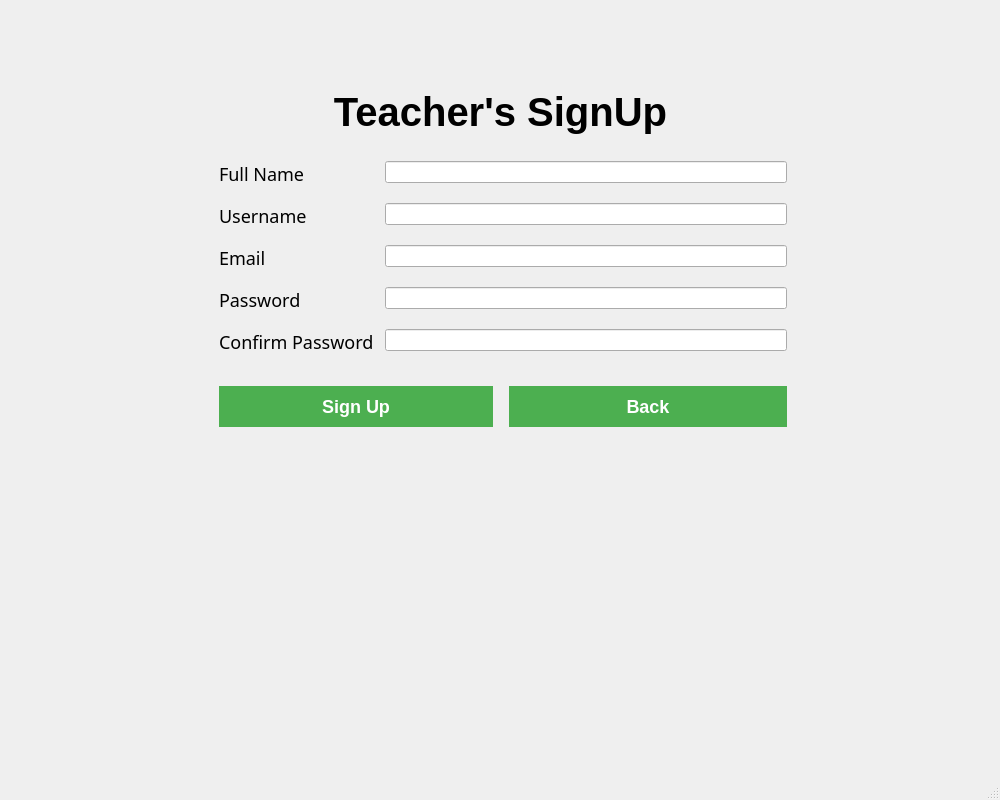
<?xml version="1.0" encoding="UTF-8"?>
<ui version="4.0">
    <class>signupPage</class>
    <widget class="QMainWindow" name="signupPage">
        <property name="geometry">
            <rect>
                <x>100</x>
                <y>100</y>
                <width>1000</width>
                <height>800</height>
            </rect>
        </property>
        <property name="windowTitle">
            <string>Signup</string>
        </property>
        <widget class="QWidget" name="centralwidget">
            <layout class="QGridLayout" name="gridLayout">
                <!-- logo element -->
                <item row="0" column="1" rowspan="2">
                    <widget class="QLabel" name="imageLabel" alignment="Qt::AlignHCenter">
                        <property name="pixmap">
                            <pixmap>../assets/logo.png</pixmap>
                        </property>
                        <property name="alignment">
                            <set>Qt::AlignCenter</set>
                        </property>
                        <property name="styleSheet">
                            <string>
                                QLabel {
                                margin-top: 40px;
                                }
                            </string>
                        </property>
                    </widget>
                </item>
                <item row="2" column="1">
                    <layout class="QFormLayout" name="formLayout">
                        <!-- heading element -->
                        <item row="0" column="0" colspan="2">
                            <widget class="QLabel" name="loginFormLabel">
                                <property name="text">
                                    <string>Teacher's SignUp</string>
                                </property>
                                <property name="alignment">
                                    <set>Qt::AlignCenter</set>
                                </property>
                                <property name="styleSheet">
                                    <string>
                                        QLabel {
                                        margin-top: 20px;
                                        font-size: 40px;
                                        font-weight: bold;
                                        font-family: Arial, sans-serif;
                                        }
                                    </string>
                                </property>
                            </widget>
                        </item>
                        <!-- field elements -->
                        <item row="1" column="0">
                            <widget class="QLabel" name="fullnameLabel">
                                <property name="text">
                                    <string>Full Name</string>
                                </property>
                                <property name="styleSheet">
                                    <string>
                                        QLabel {
                                        margin-top: 20px;
                                        font-size: 18px;
                                        font-family: Ariel, sans-serif;
                                        }
                                    </string>
                                </property>
                            </widget>
                        </item>
                        <item row="1" column="1">
                            <widget class="QLineEdit" name="fullnameLineEdit">
                                <property name="styleSheet">
                                    <string>
                                        QLineEdit {
                                        margin-top: 20px;
                                        font-size: 15px;
                                        min-width: 400px;
                                        max-width: 400px;
                                        }
                                    </string>
                                </property>
                            </widget>
                        </item>
                        <item row="2" column="0">
                            <widget class="QLabel" name="usernameLabel">
                                <property name="text">
                                    <string>Username</string>
                                </property>
                                <property name="styleSheet">
                                    <string>
                                        QLabel {
                                        margin-top: 10px;
                                        font-size: 18px;
                                        font-family: Ariel, sans-serif;
                                        }
                                    </string>
                                </property>
                            </widget>
                        </item>
                        <item row="2" column="1">
                            <widget class="QLineEdit" name="usernameLineEdit">
                                <property name="styleSheet">
                                    <string>
                                        QLineEdit {
                                        margin-top: 10px;
                                        font-size: 15px;
                                        min-width: 400px;
                                        max-width: 400px;
                                        }
                                    </string>
                                </property>
                            </widget>
                        </item>
                        <item row="3" column="0">
                            <widget class="QLabel" name="emailLabel">
                                <property name="text">
                                    <string>Email</string>
                                </property>
                                <property name="styleSheet">
                                    <string>
                                        QLabel {
                                        margin-top: 10px;
                                        font-size: 18px;
                                        font-family: Ariel, sans-serif;
                                        }
                                    </string>
                                </property>
                            </widget>
                        </item>
                        <item row="3" column="1">
                            <widget class="QLineEdit" name="emailLineEdit">
                                <property name="styleSheet">
                                    <string>
                                        QLineEdit {
                                        margin-top: 10px;
                                        font-size: 15px;
                                        min-width: 400px;
                                        max-width: 400px;
                                        }
                                    </string>
                                </property>
                            </widget>
                        </item>
                        <item row="4" column="0">
                            <widget class="QLabel" name="passwordLabel">
                                <property name="text">
                                    <string>Password</string>
                                </property>
                                <property name="styleSheet">
                                    <string>
                                        QLabel {
                                        margin-top: 10px;
                                        font-size: 18px;
                                        font-family: Ariel, sans-serif;
                                        }
                                    </string>
                                </property>
                            </widget>
                        </item>
                        <item row="4" column="1">
                            <widget class="QLineEdit" name="passwordLineEdit">
                                <property name="styleSheet">
                                    <string>
                                        QLineEdit {
                                        margin-top: 10px;
                                        font-size: 15px;
                                        min-width: 400px;
                                        max-width: 400px;
                                        }
                                    </string>
                                </property>
                            </widget>
                        </item>
                        <item row="5" column="0">
                            <widget class="QLabel" name="confirmPasswordLabel">
                                <property name="text">
                                    <string>Confirm Password</string>
                                </property>
                                <property name="styleSheet">
                                    <string>
                                        QLabel {
                                        margin-top: 10px;
                                        font-size: 18px;
                                        font-family: Ariel, sans-serif;
                                        }
                                    </string>
                                </property>
                            </widget>
                        </item>
                        <item row="5" column="1">
                            <widget class="QLineEdit" name="confirmPasswordLineEdit">
                                <property name="styleSheet">
                                    <string>
                                        QLineEdit {
                                        margin-top: 10px;
                                        font-size: 15px;
                                        min-width: 400px;
                                        max-width: 400px;
                                        }
                                    </string>
                                </property>
                            </widget>
                        </item>
                        <item row="6" column="0" colspan="2">
                            <layout class="QHBoxLayout" name="horizontalLayout">
                                <item>
                                    <widget class="QPushButton" name="signupBtn">
                                        <property name="text">
                                            <string>Sign Up</string>
                                        </property>
                                        <property name="styleSheet">
                                            <string>
                                                QPushButton {
                                                background-color: #4CAF50;
                                                color: white;
                                                border: none;
                                                padding: 10px 20px;
                                                text-align: center;
                                                text-decoration: none;
                                                font-size: 18px;
                                                margin: 25px 5px 0 5px;
                                                font-weight: bold;
                                                font-family: Arial, sans-serif;
                                                }
                                                QPushButton:hover {
                                                background-color: #45a049;
                                                }
                                            </string>
                                        </property>
                                    </widget>
                                </item>
                                <item>
                                    <widget class="QPushButton" name="backBtn">
                                        <property name="text">
                                            <string>Back</string>
                                        </property>
                                        <property name="styleSheet">
                                            <string>
                                                QPushButton {
                                                background-color: #4CAF50;
                                                color: white;
                                                border: none;
                                                padding: 10px 20px;
                                                text-align: center;
                                                text-decoration: none;
                                                font-size: 18px;
                                                margin: 25px 0 0 5px;
                                                font-weight: bold;
                                                font-family: Arial, sans-serif;
                                                }
                                                QPushButton:hover {
                                                background-color: #45a049;
                                                }
                                            </string>
                                        </property>
                                    </widget>
                                </item>
                            </layout>
                        </item>
                    </layout>
                </item>
                <item row="2" column="1">
                    <spacer name="verticalSpacer_3">
                        <property name="orientation">
                            <enum>Qt::Vertical</enum>
                        </property>
                        <property name="sizeHint" stdset="0">
                            <size>
                                <width>20</width>
                                <height>40</height>
                            </size>
                        </property>
                    </spacer>
                </item>
                <item row="3" column="0">
                    <spacer name="horizontalSpacer">
                        <property name="orientation">
                            <enum>Qt::Horizontal</enum>
                        </property>
                        <property name="sizeHint" stdset="0">
                            <size>
                                <width>40</width>
                                <height>20</height>
                            </size>
                        </property>
                    </spacer>
                </item>
                <item row="3" column="2">
                    <spacer name="horizontalSpacer_2">
                        <property name="orientation">
                            <enum>Qt::Horizontal</enum>
                        </property>
                        <property name="sizeHint" stdset="0">
                            <size>
                                <width>40</width>
                                <height>20</height>
                            </size>
                        </property>
                    </spacer>
                </item>
            </layout>
        </widget>
        <widget class="QStatusBar" name="statusbar" />
    </widget>
    <resources />
    <connections />
</ui>
